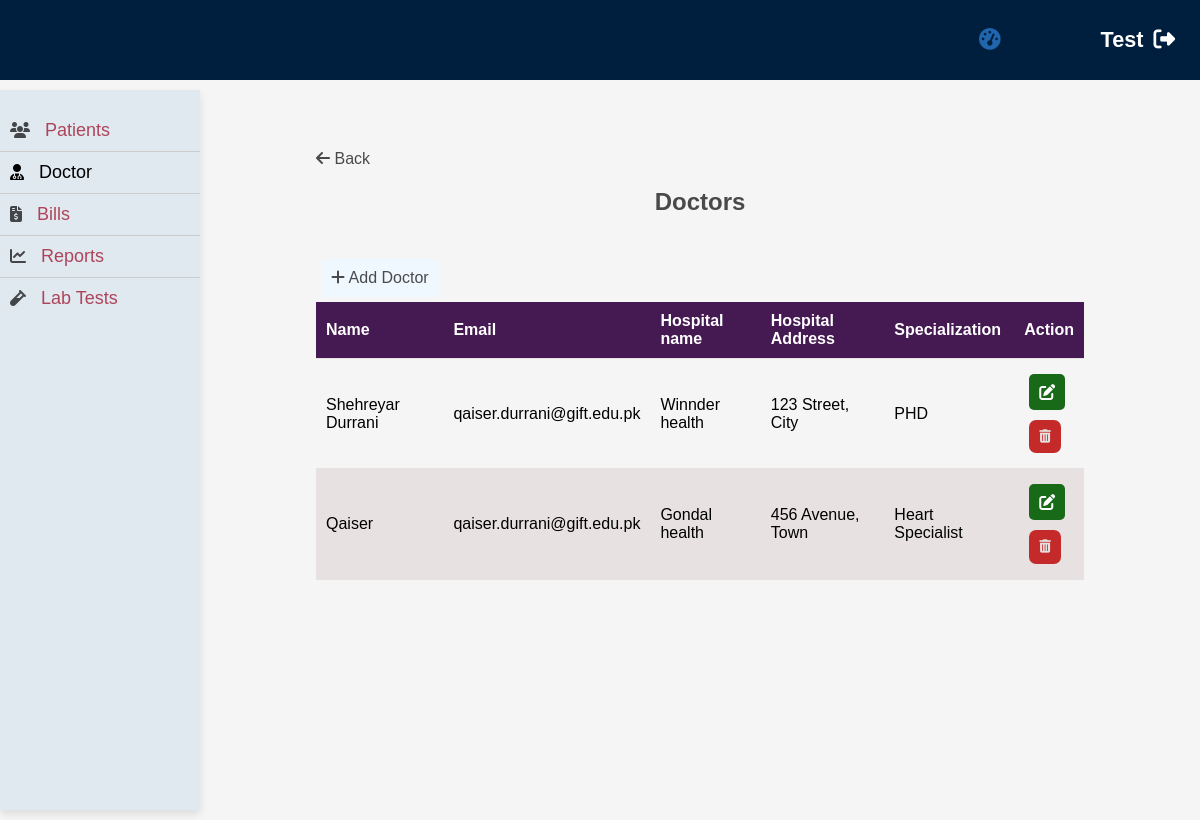
The page /dashboard-doctors.php (signed in) on the database its author committed.
### tables this page shows
CREATE TABLE `doctor` (
  `id` int(11) NOT NULL,
  `name` varchar(255) NOT NULL,
  `hospital_name` varchar(255) NOT NULL,
  `email` varchar(255) NOT NULL,
  `specialization` varchar(255) NOT NULL,
  `hospital_address` varchar(255) NOT NULL
);

### dashboard-doctors.php (the view, shortened to what this page needs)
<?php
require_once "utils/connection.php";
$sql = "SELECT * FROM doctor";
$result = $mysqli->query($sql);
$doctors = $result->fetch_all(MYSQLI_ASSOC);
?>
<!DOCTYPE html>
<html lang="en">
<head>
    <link rel="stylesheet" href="https://cdnjs.cloudflare.com/ajax/libs/font-awesome/5.15.3/css/all.min.css" />
    <link rel="stylesheet" href="css/style.css" />
    <link rel="stylesheet" href="css/dashboard/common.css" />
</head>
<body class="dark-theme">
    <?php require_once 'components/Nav.php'; ?>
    <?php require_once 'components/sidebar.php'; ?>
    <div class="content">
        <div class="details">
            <div class='go-back'>
                <a href="dashboard.php" class="go-back-button"><i class="fas fa-arrow-left"></i> Back</a>
            </div>
            <h2 class="heading">Doctors</h2>
            <br>
            <a href="add_doctor.php" class='add-btn'><i class="fa fa-plus"></i>
                Add Doctor</a>
            <div class="table-container">
                <table class="data-table">
                    <thead>
                        <tr>
                            <th>Name</th>
                            <th>Email</th>
                            <th>Hospital name</th>
                            <th>Hospital Address</th>
                            <th>Specialization</th>
                            <th>Action</th>
                        </tr>
                    </thead>
                    <tbody>
                        <?php if (empty($doctors)): ?>
                            <tr>
                                <td colspan="6">No doctors found.</td>
                            </tr>
                        <?php else: ?>
                            <?php foreach ($doctors as $doctor): ?>
                                <tr>
                                    <td>
                                        <?php echo $doctor['name']; ?>
                                    </td>
                                    <td>
                                        <?php echo $doctor['email']; ?>
                                    </td>
                                    <td>
                                        <?php echo $doctor['hospital_name']; ?>
                                    </td>
                                    <td>
                                        <?php echo $doctor['hospital_address']; ?>
                                    </td>
                                    <td>
                                        <?php echo $doctor['specialization']; ?>
                                    </td>
                                    <td>
                                        <a class="edit-btn"
                                        href="edit_doctor.php?id=<?php echo urlencode($doctor['id']); ?>"><i class="fas fa-edit"></i></a>
                                        <form action="" method="post" class="delete-doctor-form">
                                            <button type="submit" class="delete-btn">
                                                <i class="fas fa-trash-alt"></i> </button>
                                        </form>
                                    </td>
                                </tr>
                            <?php endforeach; ?>
                        <?php endif; ?>
                    </tbody>
                </table>
            </div>
        </div>
    </div>
</body>
</html>

### css/style.css (style rules this page uses)
* { box-sizing: border-box; margin: 0; padding: 0; font-family: "Gill Sans", "Gill Sans MT", Calibri, "Trebuchet MS", sans-serif; }
body { background-color: #F5F5F5; }
.content { flex: 1; padding: 20px; }
html { scroll-behavior: smooth; }
a { text-decoration: none; color: #fff; }
.go-back { margin-top: 15px; }
.go-back a { color: rgba(0, 0, 0, 0.7); margin-top: 15px; }

### css/dashboard/common.css (style rules this page uses)
.content { position: relative; height: calc(100vh - 80px); top:100px; left: 0; }
.details { margin: 30px auto; width: 80%; }
.details .heading { color: rgba(0, 0, 0, 0.7); text-align: center; margin: 20px 0; }
.table-container { overflow-x: auto; max-width: 100%; }
.data-table { width: 100%; border-collapse: collapse; }
.data-table th, .data-table td { padding: 10px; text-align: left; border-bottom: 1px solid #e8e1e1; }
.data-table th { background-color: #451952; color: #ffffff; }
.data-table tr:nth-child(even) { background-color: #e8e1e1; }
.data-table a, .details .add-btn { display: inline-block; margin: 5px; padding: 10px; background-color: aliceblue; border-radius: 5px; color: rgba(0, 0, 0, 0.7); transition: all ease .2s; text-decoration: none; }
.data-table .delete-btn { display: inline-block; cursor: pointer; margin: 5px; padding: 10px; background-color: rgb(197, 42, 42); border-radius: 7px; color: #e6e1e1; border: none; outline: none; text-decoration: none; transition: all ease .2s; }
.data-table .edit-btn { color: white; background-color: rgb(24, 105, 24); }

### components/sidebar.php (style rules this page uses)
.content { margin-left: 200px; padding: 20px; }

### rows shown on the page
doctor: name "Shehreyar Durrani", email "qaiser.durrani@gift.edu.pk", hospital_name "Winnder health", hospital_address "123 Street, City", specialization "PHD"
doctor: name "Qaiser", email "qaiser.durrani@gift.edu.pk", hospital_name "Gondal health", hospital_address "456 Avenue, Town", specialization "Heart Specialist"

### other values the page prints
$_SESSION['username'] "Test"
$title['name'] "Patients"
$title['name'] "Doctor"
$title['name'] "Bills"
$title['name'] "Reports"
$title['name'] "Lab Tests"
